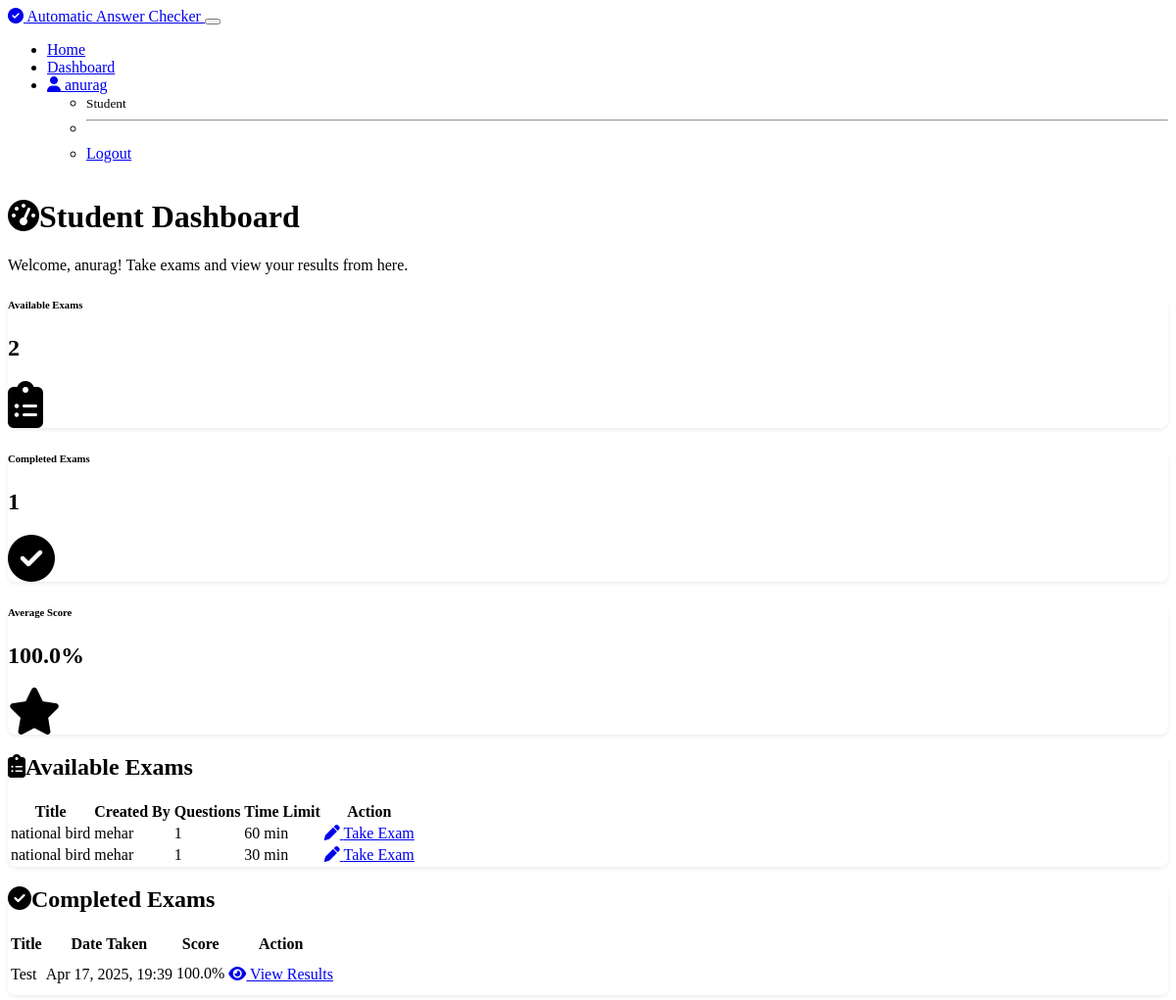
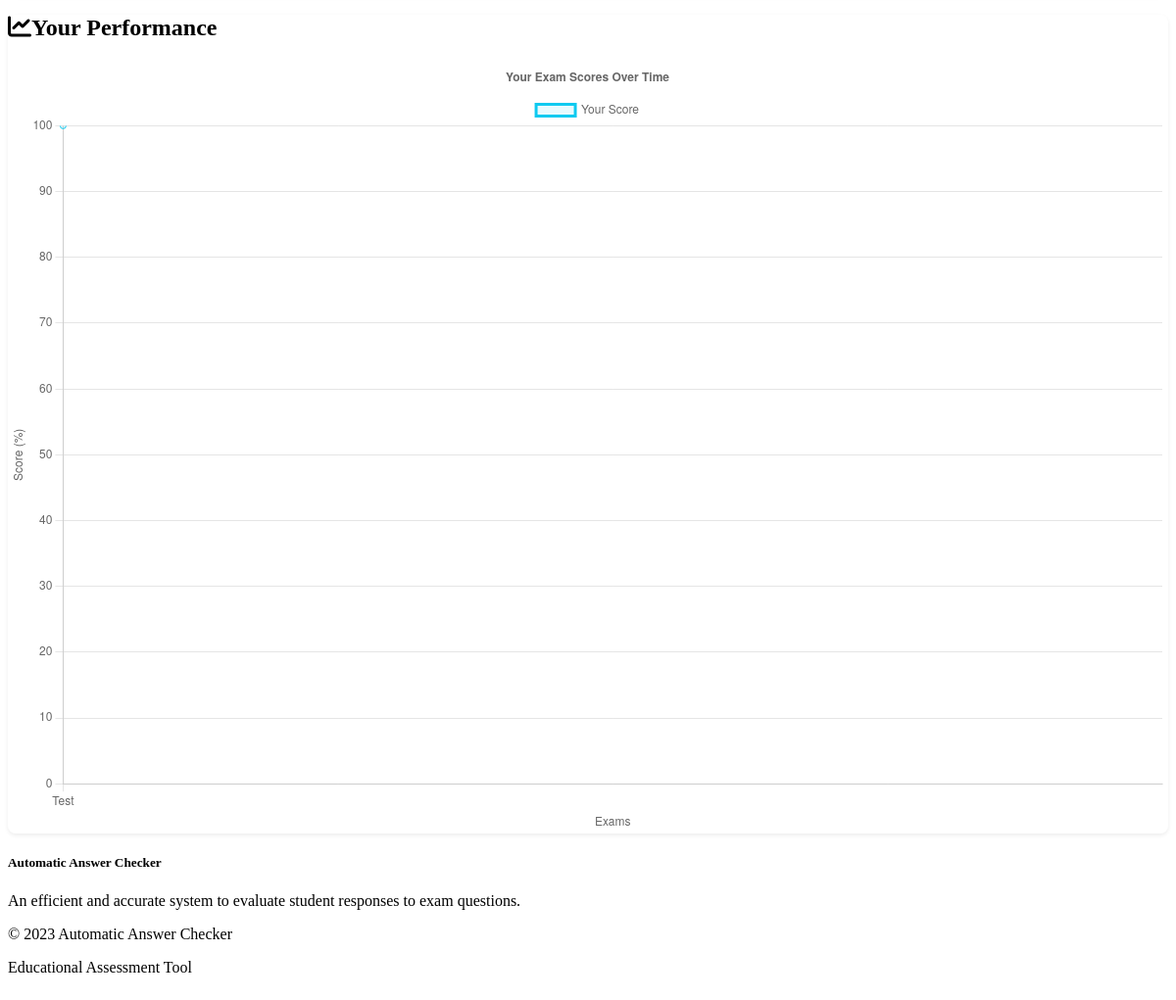
Screenshot of /dashboard/student (signed in) with the database file from the repository (2 pictures, top to bottom).
### models.py (models this page shows)
class User(UserMixin, db.Model):
    id = db.Column(db.Integer, primary_key=True)
    username = db.Column(db.String(64), unique=True, nullable=False)
    email = db.Column(db.String(120), unique=True, nullable=False)
    password_hash = db.Column(db.String(256), nullable=False)
    role = db.Column(db.Enum(UserRole), nullable=False)
    created_at = db.Column(db.DateTime, default=datetime.utcnow)
    questions = relationship("Question", back_populates="teacher")
    student_exams = relationship("StudentExam", back_populates="student")
    created_exams = relationship("Exam", back_populates="teacher")

class Exam(db.Model):
    id = db.Column(db.Integer, primary_key=True)
    title = db.Column(db.String(100), nullable=False)
    description = db.Column(db.Text, nullable=True)
    teacher_id = db.Column(db.Integer, ForeignKey('user.id'), nullable=False)
    time_limit = db.Column(db.Integer, default=60)  # time limit in minutes
    created_at = db.Column(db.DateTime, default=datetime.utcnow)
    is_active = db.Column(db.Boolean, default=True)
    teacher = relationship("User", back_populates="created_exams")
    exam_questions = relationship("ExamQuestion", back_populates="exam")
    student_exams = relationship("StudentExam", back_populates="exam")

class StudentExam(db.Model):
    id = db.Column(db.Integer, primary_key=True)
    student_id = db.Column(db.Integer, ForeignKey('user.id'), nullable=False)
    exam_id = db.Column(db.Integer, ForeignKey('exam.id'), nullable=False)
    start_time = db.Column(db.DateTime, default=datetime.utcnow)
    end_time = db.Column(db.DateTime, nullable=True)
    score = db.Column(db.Float, nullable=True)
    student = relationship("User", back_populates="student_exams")
    exam = relationship("Exam", back_populates="student_exams")
    answers = relationship("Answer", back_populates="student_exam")

### routes.py (the view)
@app.route('/dashboard/student')
@login_required
@required_roles(UserRole.STUDENT)
def dashboard_student():
    active_exams = Exam.query.filter_by(is_active=True).all()
    taken_exam_ids = [se.exam_id for se in StudentExam.query.filter_by(student_id=current_user.id).all()]
    available_exams = [exam for exam in active_exams if exam.id not in taken_exam_ids]
    completed_exams = StudentExam.query.filter_by(student_id=current_user.id).all()
    return render_template('dashboard_student.html',
                          available_exams=available_exams,
                          completed_exams=completed_exams)

### templates/dashboard_student.html (shortened to what this page needs)
{% extends "base.html" %}
{% block head %}
<link rel="stylesheet" href="https://cdn.jsdelivr.net/npm/chart.js@4.4.0/dist/chart.min.css">
{% endblock %}
{% block content %}
<div class="container">
    <div class="row mb-4">
        <div class="col-md-12">
            <h1 class="display-6"><i class="fas fa-tachometer-alt me-2"></i>Student Dashboard</h1>
            <p class="text-muted">Welcome, {{ current_user.username }}! Take exams and view your results from here.</p>
        </div>
    </div>
    <div class="row mb-4">
        <div class="col-md-4">
            <div class="card text-bg-primary h-100">
                <div class="card-body">
                    <div class="d-flex justify-content-between align-items-center">
                        <div>
                            <h6 class="card-title text-white-50">Available Exams</h6>
                            <h2 class="display-6 fw-bold mb-0">{{ available_exams|length }}</h2>
                        </div>
                        <i class="fas fa-clipboard-list fa-3x text-white-50"></i>
                    </div>
                </div>
            </div>
        </div>
        <div class="col-md-4">
            <div class="card text-bg-success h-100">
                <div class="card-body">
                    <div class="d-flex justify-content-between align-items-center">
                        <div>
                            <h6 class="card-title text-white-50">Completed Exams</h6>
                            <h2 class="display-6 fw-bold mb-0">{{ completed_exams|length }}</h2>
                        </div>
                        <i class="fas fa-check-circle fa-3x text-white-50"></i>
                    </div>
                </div>
            </div>
        </div>
        <div class="col-md-4">
            <div class="card text-bg-info h-100">
                <div class="card-body">
                    <div class="d-flex justify-content-between align-items-center">
                        <div>
                            <h6 class="card-title text-white-50">Average Score</h6>
                            {% if completed_exams %}
                                {% set avg_score = completed_exams|map(attribute='score')|sum / completed_exams|length %}
                                <h2 class="display-6 fw-bold mb-0">{{ "%.1f"|format(avg_score) }}%</h2>
                            {% else %}
                                <h2 class="display-6 fw-bold mb-0">N/A</h2>
                            {% endif %}
                        </div>
                        <i class="fas fa-star fa-3x text-white-50"></i>
                    </div>
                </div>
            </div>
        </div>
    </div>
    <div class="card shadow mb-4">
        <div class="card-header bg-primary text-white">
            <h2 class="h5 mb-0"><i class="fas fa-clipboard-list me-2"></i>Available Exams</h2>
        </div>
        <div class="card-body p-0">
            {% if available_exams %}
                <div class="table-responsive">
                    <table class="table table-hover mb-0">
                        <thead>
                            <tr>
                                <th>Title</th>
                                <th>Created By</th>
                                <th>Questions</th>
                                <th>Time Limit</th>
                                <th>Action</th>
                            </tr>
                        </thead>
                        <tbody>
                            {% for exam in available_exams %}
                            <tr>
                                <td>{{ exam.title }}</td>
                                <td>{{ exam.teacher.username }}</td>
                                <td>{{ exam.exam_questions|length }}</td>
                                <td>{{ exam.time_limit }} min</td>
                                <td>
                                    <a href="{{ url_for('take_exam', exam_id=exam.id) }}" class="btn btn-sm btn-primary">
                                        <i class="fas fa-pen me-1"></i> Take Exam
                                    </a>
                                </td>
                            </tr>
                            {% endfor %}
                        </tbody>
                    </table>
                </div>
            {% else %}
                <div class="p-4 text-center">
                    <p class="text-muted">No exams are currently available.</p>
                </div>
            {% endif %}
        </div>
    </div>
    <div class="card shadow mb-4">
        <div class="card-header bg-success text-white">
            <h2 class="h5 mb-0"><i class="fas fa-check-circle me-2"></i>Completed Exams</h2>
        </div>
        <div class="card-body p-0">
            {% if completed_exams %}
                <div class="table-responsive">
                    <table class="table table-hover mb-0">
                        <thead>
                            <tr>
                                <th>Title</th>
                                <th>Date Taken</th>
                                <th>Score</th>
                                <th>Action</th>
                            </tr>
                        </thead>
                        <tbody>
                            {% for student_exam in completed_exams %}
                            <tr>
                                <td>{{ student_exam.exam.title }}</td>
                                <td>{{ student_exam.end_time.strftime('%b %d, %Y, %H:%M') }}</td>
                                <td>
                                    <div class="progress" style="height: 20px;">
                                        <div class="progress-bar
                                            {% if student_exam.score >= 80 %}bg-success
                                            {% elif student_exam.score >= 60 %}bg-info
                                            {% elif student_exam.score >= 40 %}bg-warning
                                            {% else %}bg-danger
                                            {% endif %}"
                                            role="progressbar"
                                            style="width: {{ student_exam.score }}%;"
                                            aria-valuenow="{{ student_exam.score }}"
                                            aria-valuemin="0"
                                            aria-valuemax="100">
                                            {{ "%.1f"|format(student_exam.score) }}%
                                        </div>
                                    </div>
                                </td>
                                <td>
                                    <a href="{{ url_for('view_results', student_exam_id=student_exam.id) }}" class="btn btn-sm btn-outline-primary">
                                        <i class="fas fa-eye me-1"></i> View Results
                                    </a>
                                </td>
                            </tr>
                            {% endfor %}
                        </tbody>
                    </table>
                </div>
            {% else %}
                <div class="p-4 text-center">
                    <p class="text-muted">You haven't completed any exams yet.</p>
                </div>
            {% endif %}
        </div>
    </div>
    {% if completed_exams %}
    <div class="card shadow">
        <div class="card-header bg-info text-white">
            <h2 class="h5 mb-0"><i class="fas fa-chart-line me-2"></i>Your Performance</h2>
        </div>
        <div class="card-body">
            <canvas id="performanceChart" height="200"></canvas>
        </div>
    </div>
    {% endif %}
</div>
{% endblock %}
{% block scripts %}
<script>
    {% if completed_exams %}
    // Performance chart
    const performanceCtx = document.getElementById('performanceChart').getContext('2d');
    const performanceChart = new Chart(performanceCtx, {
        type: 'line',
        data: {
            labels: [
                {% for student_exam in completed_exams %}
                    "{{ student_exam.exam.title|truncate(15, True) }}",
                {% endfor %}
            ],
            datasets: [{
                label: 'Your Score',
                data: [
                    {% for student_exam in completed_exams %}
                        {{ student_exam.score }},
                    {% endfor %}
                ],
                borderColor: '#0dcaf0',
                backgroundColor: 'rgba(13, 202, 240, 0.1)',
                fill: true,
                tension: 0.3
            }]
        },
        options: {
            responsive: true,
            plugins: {
                legend: {
                    position: 'top',
                },
                title: {
                    display: true,
                    text: 'Your Exam Scores Over Time'
                }
            },
            scales: {
                y: {
                    beginAtZero: true,
                    max: 100,
                    title: {
                        display: true,
                        text: 'Score (%)'
                    }
                },
                x: {
                    title: {
                        display: true,
                        text: 'Exams'
                    }
                }
            }
        }
    });
    {% endif %}
</script>
{% endblock %}

### templates/base.html (shortened to what this page needs)
<!DOCTYPE html>
<html lang="en" data-bs-theme="dark">
<head>
    <link rel="stylesheet" href="https://cdn.replit.com/agent/bootstrap-agent-dark-theme.min.css">
    <link rel="stylesheet" href="{{ url_for('static', filename='css/styles.css') }}">
    <link rel="stylesheet" href="https://cdnjs.cloudflare.com/ajax/libs/font-awesome/6.4.0/css/all.min.css">
    {% block head %}{% endblock %}
</head>
<body>
    <nav class="navbar navbar-expand-lg navbar-dark bg-dark">
        <div class="container">
            <a class="navbar-brand" href="{{ url_for('index') }}">
                <i class="fas fa-check-circle me-2"></i> Automatic Answer Checker
            </a>
            <button class="navbar-toggler" type="button" data-bs-toggle="collapse" data-bs-target="#navbarNav"
                aria-controls="navbarNav" aria-expanded="false" aria-label="Toggle navigation">
            </button>
            <div class="collapse navbar-collapse" id="navbarNav">
                <ul class="navbar-nav ms-auto">
                    <li class="nav-item">
                        <a class="nav-link" href="{{ url_for('index') }}">Home</a>
                    </li>
                    {% if current_user.is_authenticated %}
                        {% if current_user.role.value == 'teacher' %}
                            <li class="nav-item">
                                <a class="nav-link" href="{{ url_for('dashboard_teacher') }}">Dashboard</a>
                            </li>
                            <li class="nav-item">
                                <a class="nav-link" href="{{ url_for('manage_questions') }}">Questions</a>
                            </li>
                        {% else %}
                            <li class="nav-item">
                                <a class="nav-link" href="{{ url_for('dashboard_student') }}">Dashboard</a>
                            </li>
                        {% endif %}
                        <li class="nav-item dropdown">
                            <a class="nav-link dropdown-toggle" href="#" role="button" data-bs-toggle="dropdown" aria-expanded="false">
                                <i class="fas fa-user me-1"></i> {{ current_user.username }}
                            </a>
                            <ul class="dropdown-menu dropdown-menu-end">
                                <li>
                                    <span class="dropdown-item-text text-muted">
                                        <small>{{ current_user.role.value|capitalize }}</small>
                                    </span>
                                </li>
                                <li><hr class="dropdown-divider"></li>
                                <li><a class="dropdown-item" href="{{ url_for('logout') }}">Logout</a></li>
                            </ul>
                        </li>
                    {% endif %}
                </ul>
            </div>
        </div>
    </nav>
    <main class="container py-4">
        {% block content %}{% endblock %}
    </main>
    <footer class="bg-dark text-light py-4">
        <div class="container">
            <div class="row">
                <div class="col-md-6">
                    <h5>Automatic Answer Checker</h5>
                    <p>An efficient and accurate system to evaluate student responses to exam questions.</p>
                </div>
                <div class="col-md-6 text-md-end">
                    <p>&copy; 2023 Automatic Answer Checker</p>
                    <p class="small text-muted">Educational Assessment Tool</p>
                </div>
            </div>
        </div>
    </footer>
    {% block scripts %}{% endblock %}
</body>
</html>

### rows the page displays
User: username "anurag", role.value "Student"
Exam: title "national bird", teacher.username "mehar", exam_questions|length "1", time_limit "60"
Exam: title "national bird", teacher.username "mehar", exam_questions|length "1", time_limit "30"
StudentExam: exam "Test", end_time "Apr 17, 2025, 19:39", score "100.0"

### other values shown
{{ available_exams|length }} "2"
{{ completed_exams|length }} "1"
{{ "%.1f"|format(avg_score) }} "100.0"
chart data {{ student_exam.exam.title|truncate(15, True) }} Test
